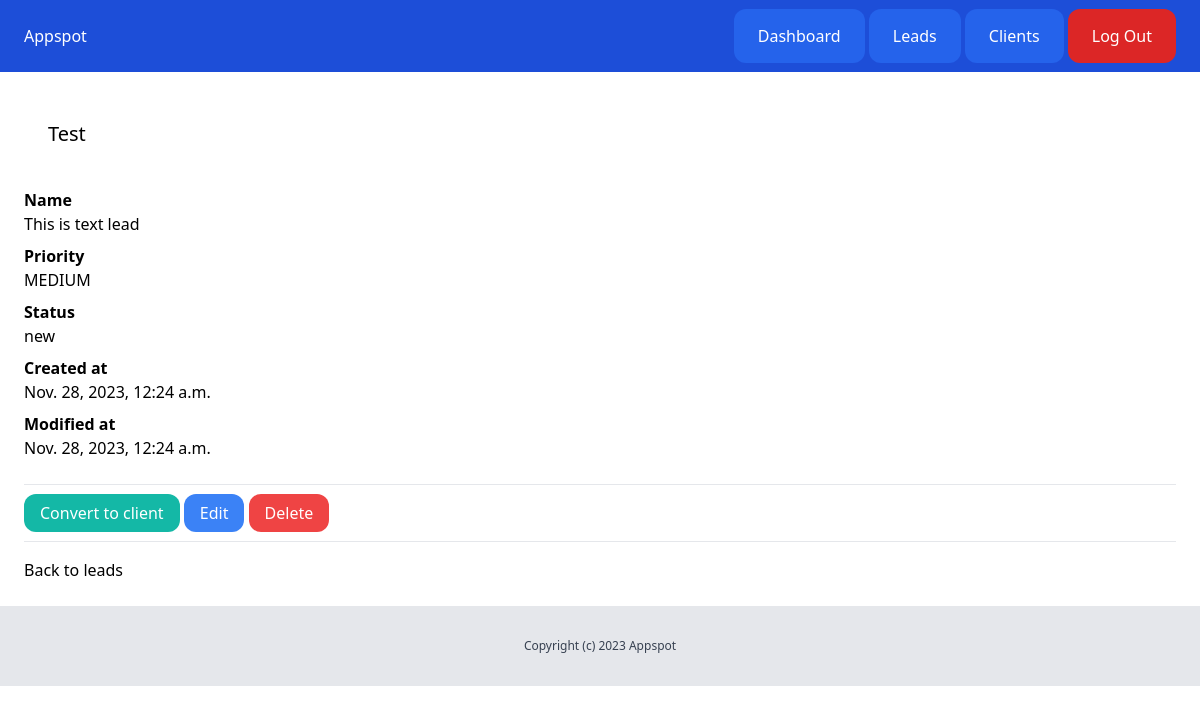
Screenshot of /dashboard/leads/1/ (signed in) with the database file from the repository.
### lead/models.py (models this page shows, shortened)
class Lead(models.Model):
    LOW = 'low'
    MEDIUM = 'medium'
    HIGH = 'high'
    CHOICE_PRIORITY = (
        (LOW, 'LOW'),
        (MEDIUM, 'MEDIUM'),
        (HIGH, 'HIGH'),
    )
    NEW = 'new'
    CONTACTED = 'contacted'
    WON = 'won'
    LOST = 'lost'
    CHOICE_STATUS = (
        (NEW, 'new'),
        (CONTACTED, 'contacted'),
        (WON, 'won'),
        (LOST, 'lost')
    )
    name = models.CharField(max_length=255)
    email = models.EmailField()
    description = models.TextField(blank=True, null=True)
    priority = models.CharField(max_length=10, choices=CHOICE_PRIORITY, default=MEDIUM)
    status = models.CharField(max_length=10, choices=CHOICE_STATUS, default=NEW)
    converted_to_client = models.BooleanField(default=False)
    created_by = models.ForeignKey(User, related_name='leads', on_delete=models.CASCADE)
    created_at = models.DateTimeField(auto_now_add=True)
    modified_at = models.DateTimeField(auto_now=True)

### lead/views.py (the view)
# urls.py: path('<int:pk>/', views.leads_detail, name='leads_detail'),
@login_required
def leads_detail(request, pk):
    lead = get_object_or_404(Lead, pk=pk, created_by=request.user)
    return render(request, 'lead/leads_detail.html', {
        'lead': lead,
    })

### lead/templates/lead/leads_detail.html (shortened to what this page needs)
{% extends 'core/base.html' %}
{% block content %}
<div class="py-6 px-6">
    <h1 class="mb-4 text-xl py-6 px-6">{{lead.name}}</h1>
    {% if lead.description %}
    <p class="font-semibold">Name</p>
        <p class="mb-2">{{lead.description}}</p>
    {% endif %}
    <p class="font-semibold">Priority</p>
    <p class="mb-2">{{lead.get_priority_display}}</p>
    <p class="font-semibold">Status</p>
    <p class="mb-2">{{lead.get_status_display}}</p>
    <p class="font-semibold">Created at</p>
    <p class="mb-2">{{lead.created_at}}</p>
    <p class="font-semibold">Modified at</p>
    <p class="mb-6">{{lead.modified_at}}</p>
    <hr class="my-4">
    <a href="{% url 'leads_convert' lead.id %}" class="py-2 px-4 rounded-xl text-white bg-teal-500">Convert to client</a>
        <a href="{% url 'leads_edit' lead.id %}" class="py-2 px-4 rounded-xl text-white bg-blue-500">Edit</a>
        <a href="{% url 'leads_delete' lead.id %}" class="py-2 px-4 rounded-xl text-white bg-red-500">Delete</a>
    <hr class="my-4">
    <a href="{% url 'leads_list' %}">Back to leads</a>
</div>
{% endblock%}

### rows the page displays
Lead: name "Test", description "This is text lead", priority "MEDIUM", status "new", created_at "Nov. 28, 2023, 12:24 a.m.", modified_at "Nov. 28, 2023, 12:24 a.m."
